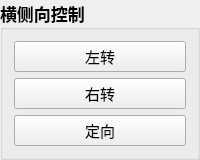
         <widget class="QGroupBox" name="a7">
          <property name="sizePolicy">
           <sizepolicy hsizetype="Preferred" vsizetype="Preferred">
            <horstretch>0</horstretch>
            <verstretch>0</verstretch>
           </sizepolicy>
          </property>
          <property name="font">
           <font>
            <family>微软雅黑</family>
            <pointsize>13</pointsize>
            <weight>75</weight>
            <bold>true</bold>
           </font>
          </property>
          <property name="title">
           <string>横侧向控制</string>
          </property>
          <layout class="QGridLayout" name="gridLayout_7" rowstretch="0,0,0">
           <item row="2" column="0">
            <widget class="QPushButton" name="keepDirectButton">
             <property name="minimumSize">
              <size>
               <width>60</width>
               <height>31</height>
              </size>
             </property>
             <property name="font">
              <font>
               <family>微软雅黑</family>
               <pointsize>11</pointsize>
               <weight>50</weight>
               <bold>false</bold>
              </font>
             </property>
             <property name="text">
              <string>定向</string>
             </property>
            </widget>
           </item>
           <item row="1" column="0">
            <widget class="QPushButton" name="turnRightButton">
             <property name="minimumSize">
              <size>
               <width>60</width>
               <height>31</height>
              </size>
             </property>
             <property name="font">
              <font>
               <family>微软雅黑</family>
               <pointsize>11</pointsize>
               <weight>50</weight>
               <bold>false</bold>
              </font>
             </property>
             <property name="text">
              <string>右转</string>
             </property>
            </widget>
           </item>
           <item row="0" column="0">
            <widget class="QPushButton" name="turnLeftButton">
             <property name="minimumSize">
              <size>
               <width>60</width>
               <height>31</height>
              </size>
             </property>
             <property name="font">
              <font>
               <family>微软雅黑</family>
               <pointsize>11</pointsize>
               <weight>50</weight>
               <bold>false</bold>
              </font>
             </property>
             <property name="text">
              <string>左转</string>
             </property>
            </widget>
           </item>
          </layout>
         </widget>
